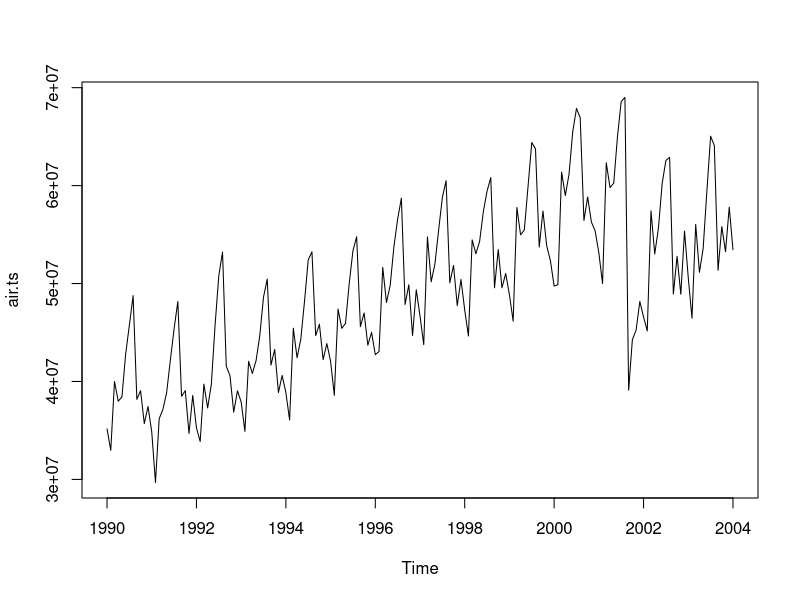
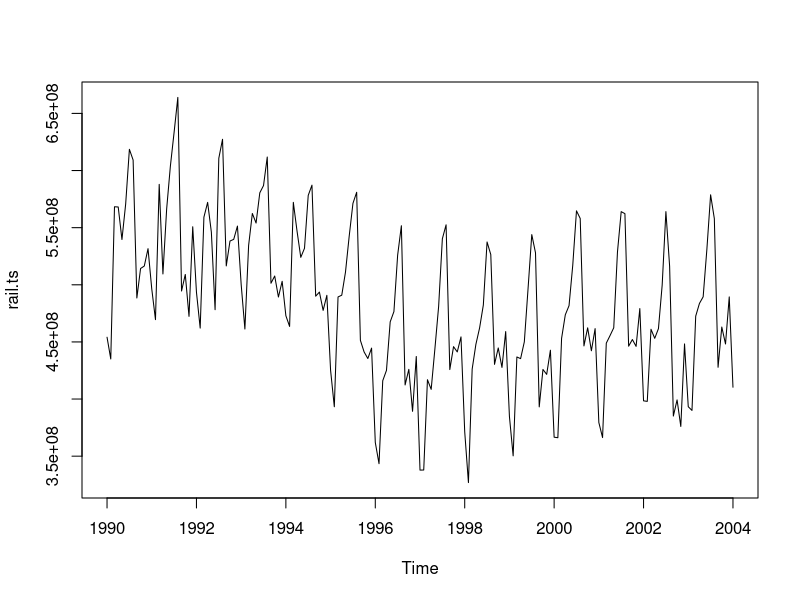
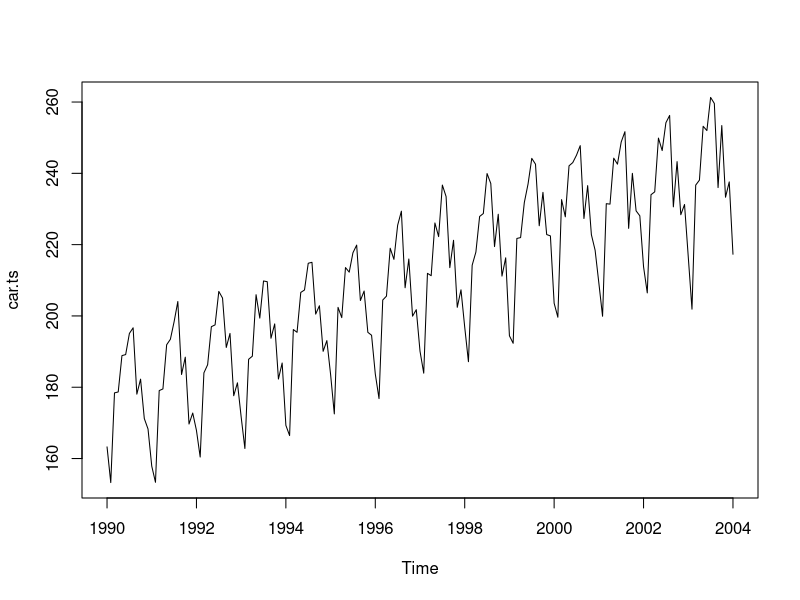
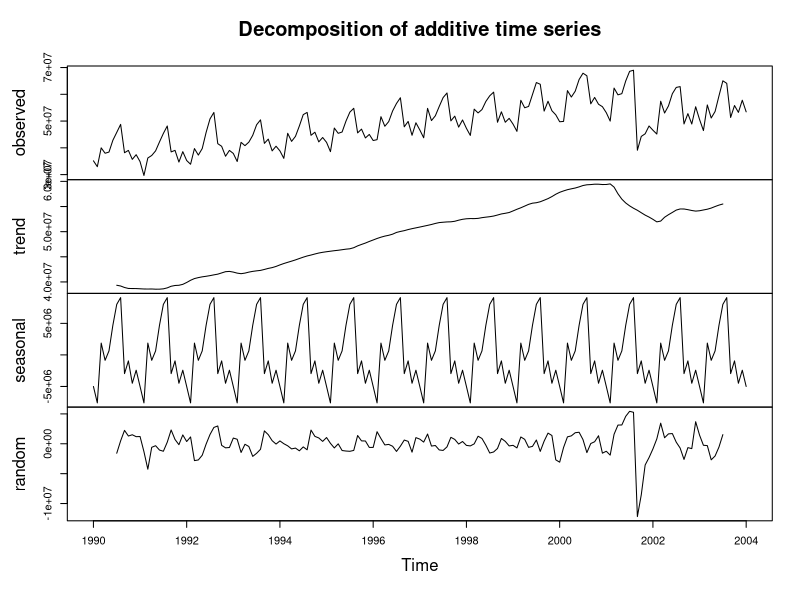
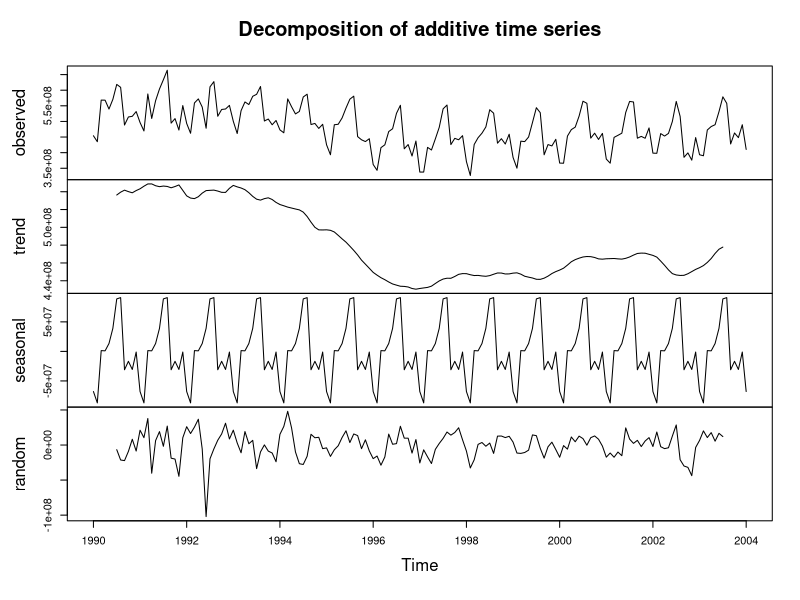
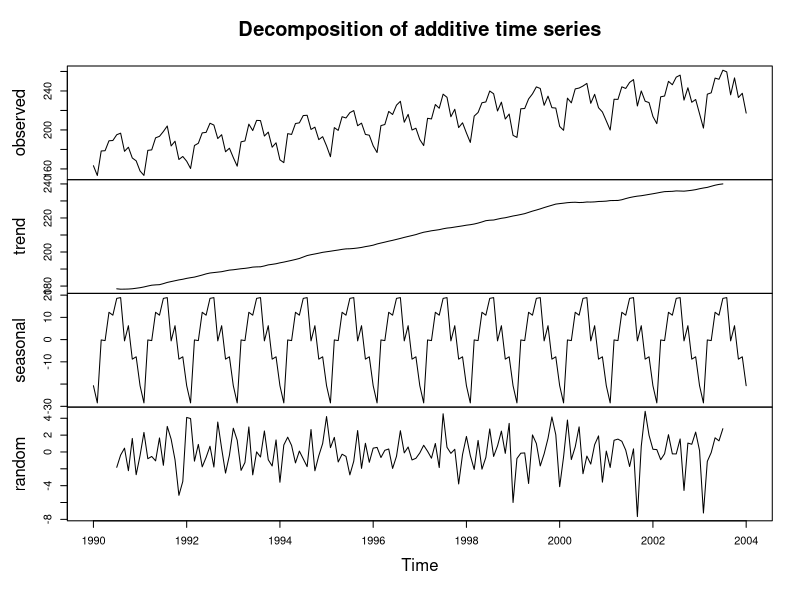
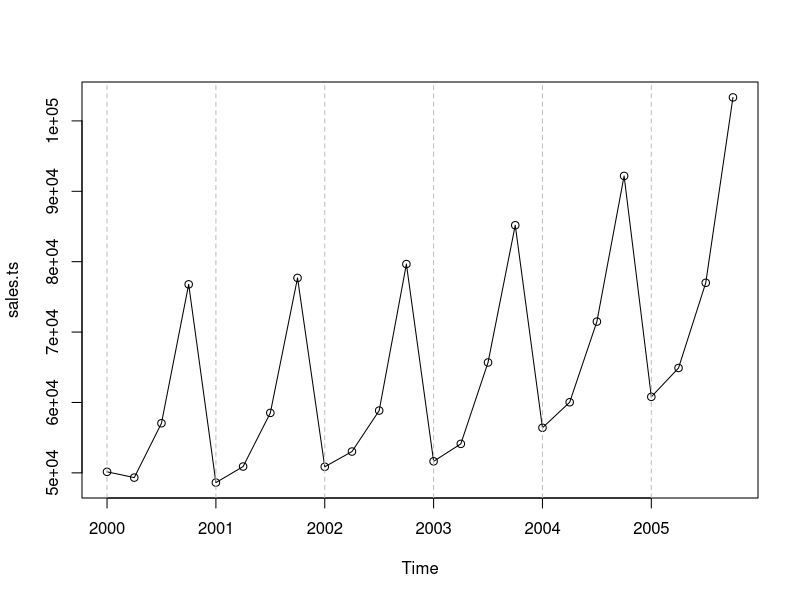
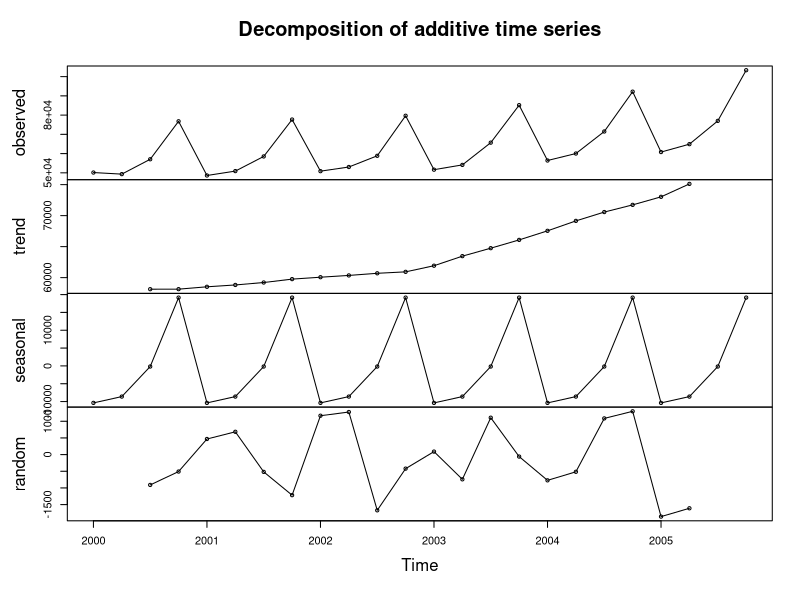

Generate these figures, in order, with R:
library(tseries)

sep11travel <- read.csv('./Data/Sept11Travel.csv')
View(sep11travel)

air.ts <- ts(sep11travel$air, start=c(1990, 1), end=c(2004, 1), frequency=12)
plot(air.ts)

rail.ts <- ts(sep11travel$rail, start=c(1990, 1), end=c(2004, 1), frequency=12)
plot(rail.ts)

car.ts <- ts(sep11travel$car, start=c(1990, 1), end=c(2004, 1), frequency=12)
plot(car.ts)

plot(decompose(air.ts))
plot(decompose(rail.ts))
plot(decompose(car.ts))


##########################################################
# Problem 2:

library(readxl)
DepartmentStoreSales <- read_excel("Data/DepartmentStoreSales.xls", 
                                   col_types = c("numeric", "numeric"))
View(DepartmentStoreSales)

sales.ts <- ts(DepartmentStoreSales$Sales, start=c(2000, 1), 
               end=c(2005, 4), frequency=4)
sales.ts

plot(sales.ts, type='o')
abline(v=c(2000:2005), col='grey', lty=2)

plot(decompose(sales.ts), type='o')
